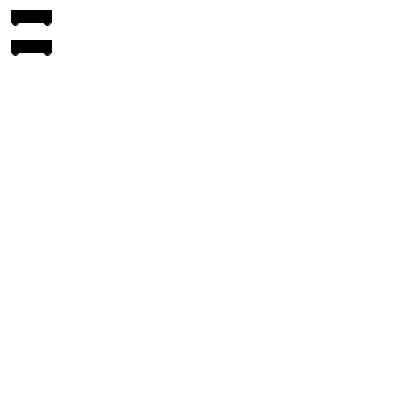
Frame 1 (no input)
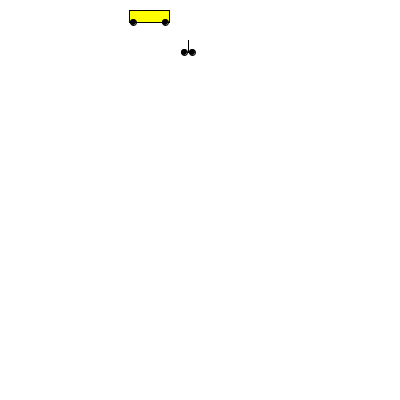
Frame 60 (the mouse pressed at the canvas centre just before this capture)
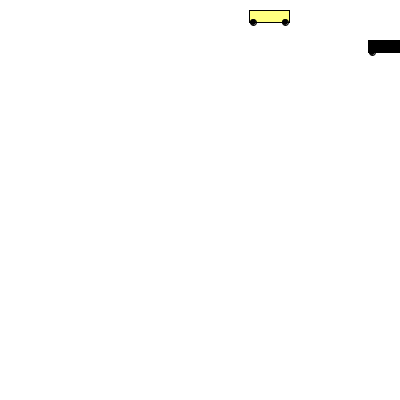
Frame 120 (the mouse held since frame 60 and released just before this capture)

The Processing sketch that drew these frames (run headless with seeded random() and noise(); from frame 60 on, the mouse is pressed at the canvas centre):

// Processing sketch: Processing_Week2_CarClass
// ── Processing_Week2_CarClass.pde
class Car {
  int x = 0;
  int y = 0;
  int r = 0;
  int g = 0;
  int b = 0;
  int speed = 1;
  int direction = 1;
  int carWidth = 40;
  int screenSize = 0;

  Car(int posX, int posY, int newScreenSize) {
    x = posX;
    y = posY;
    screenSize = newScreenSize;
  }

  void setColor(int colorR, int colorG, int colorB) {
    r = colorR;
    g = colorG;
    b = colorB;
  }

  void setWidth(int newWidth) {
    carWidth = newWidth;
  }

  void setSpeed(int newSpeed) {
    speed = newSpeed;
  }

  void update() {
    x = x + direction * speed;

    if (x > screenSize) {
      direction = -1;
    }
    if (x < 0) {
      direction = 1;
    }
  }

  void draw() {
    int carHeight = 12;
    int size = 6;

    fill(r, g, b);
    rect(x, y, carWidth, carHeight);

    fill(0);
    ellipseMode(CENTER);
    ellipse(x + 4, y + carHeight, size, size);
    ellipse(x + carWidth - 4, y + carHeight, size, size);
  }
} // end of class

Car car1 = new Car(10, 10, 400);
Car car2 = new Car(10, 40, 400);

void setup() {
  size(400, 400);
}

void draw() {
  background(255);

  car1.update();
  car2.update();

  car1.draw();
  car2.draw();

  car1.setSpeed(2);
  car2.setSpeed(3);

  car1.setColor(255, 255, int(mouseX / 400.0 * 255.0));
  car2.setWidth(int(mouseY / 400.0 * 100.0));
}
